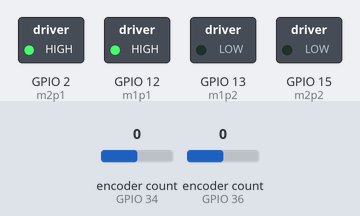
Simulated run of this sketch. Board: ESP32. Parts: switched loads named in the sketch (green lamp = pin HIGH). Inputs (shaded band) come from the test bench; at power-on: encoder count (sensors on GPIO 34, GPIO 36) 0. Nothing arrives over Bluetooth unless stated; what the sketch prints to the serial monitor is not drawn.

Above: at 0.1 s.
Timing chart, 0 to 1.6 s (numbered marks = the images above):
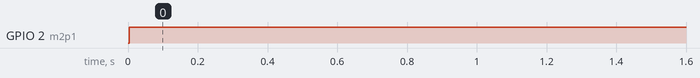

Measured:
- by itself, GPIO 2 (m2p1): LOW → HIGH at 0.00 s

The sketch:

Arduino_20_-_balance_car_v1.ino
```cpp
#include <Arduino.h>
/*
// TODO: Test
*/
#include "BluetoothSerial.h"
#include <ESP32Encoder.h>
#include <Ticker.h>

//PID constants
double kp = 0.1;
double ki = 0;
double kd = 0;

unsigned long currentTime, previousTime;
double elapsedTime;
double error;
double lastError;
double input, output, setPoint;
double cumError, rateError;

const int m1p1 = 12, m1p2 = 13, m1rx1 = 36, m1rx2 = 39, m2p1 = 2, m2p2 = 15, m2rx1 = 34, m2rx2 = 35;
int motorspeed = 0;

ESP32Encoder encoder;
ESP32Encoder encoder2;
float encoder1val, encoder2val;
Ticker encoderUpdater;

String device_name = "ESP32BT";

#if !defined(CONFIG_BT_ENABLED) || !defined(CONFIG_BLUEDROID_ENABLED)
#error Bluetooth is not enabled! Please run `make menuconfig` to and enable it
#endif

#if !defined(CONFIG_BT_SPP_ENABLED)
#error Serial Bluetooth not available or not enabled. It is only available for the ESP32 chip.
#endif

BluetoothSerial SerialBT;

void setup() {
  // put your setup code here, to run once:

  //Encoder part starts here

  // Enable the weak pull down resistors

  //ESP32Encoder::useInternalWeakPullResistors=DOWN;
  // Enable the weak pull up resistors
  ESP32Encoder::useInternalWeakPullResistors = puType::up;

  // use pin 19 and 18 for the first encoder
  encoder.attachHalfQuad(36, 39);
  // use pin 17 and 16 for the second encoder
  encoder2.attachHalfQuad(34, 35);

  // set starting count value after attaching
  encoder.setCount(0);

  // clear the encoder's raw count and set the tracked count to zero
  encoder2.clearCount();
  Serial.println("Encoder Start = " + String((int32_t)encoder.getCount()));

  //Encoder part end here

  //Initialize encoder updater
  encoderUpdater.attach_ms(100, updateEncoder);

  //Bluetooth setup begins here
  SerialBT.begin(device_name); //Bluetooth device name
  Serial.printf("The device with name \"%s\" is started.\nNow you can pair it with Bluetooth!\n", device_name.c_str());
  //   Bluetooth setup ends here
  pinMode(m1p1, OUTPUT);
  pinMode(m1p2, OUTPUT);
  pinMode(m2p1, OUTPUT);
  pinMode(m2p2, OUTPUT);
  pinMode(m1rx1, INPUT);
  pinMode(m1rx2, INPUT);
  Serial.begin(115200);

  // analogWrite(m1p1,255);
  // analogWrite(m1p2,0);


}

void loop() {
  // put your main code here, to run repeatedly:
  // String data = "";
  //  if (Serial.available()) {
  //   SerialBT.write(Serial.read());
  // }
  // if (SerialBT.available()) {
  //    while (SerialBT.available())
  //    {
  //      data += char(SerialBT.read()); // a+=1   a=a+1
  //      delay(2);   //等待缓存数据
  //    }
  //   Serial.println(data);
  // }
  // delay(20);
  // input = encoder1val;
  // setPoint = -1555;
  // output = computePID(input);
  // delay(100);
  //     analogWrite(m2p1, 255);
  // analogWrite(m2p2, 0);
  // if (output > 0){
  //   analogWrite(m1p1, output); //2
  //   analogWrite(m1p2, 0); //15
  // }
  // else if (output < 0){
  //   analogWrite(m1p1, 0);
  //   analogWrite(m1p2,abs(output));
  // }
  // else{
  //   analogWrite(m1p1, 0);
  //   analogWrite(m1p2, 0);
  // }
  analogWrite(m1p1, 255);
  analogWrite(m2p1, 255);

  // analogWrite(m1p1, 255);
  // analogWrite(m1p2, 0);
  // analogWrite(m2p1, 0);
  // analogWrite(m2p2, 0);
  Serial.println("Encoder 1 val: " + String(encoder1val) + " Encoder 2 val: " + String(encoder2val) + " Output: " + output);
  delay(5);
}

void updateEncoder () {
  encoder1val = encoder.getCount();
  encoder2val = encoder2.getCount();

  encoder.setCount(0);
  encoder2.setCount(0);
//  PID 控制要在中断里！

}

double computePID(double inp){
        currentTime = millis();                //get current time
        elapsedTime = (double)(currentTime - previousTime);        //compute time elapsed from previous computation

        error = setPoint - inp;                                // determine error
        cumError += error * elapsedTime;                // compute integral
        rateError = (error - lastError)/elapsedTime;   // compute derivative

        double out = kp*error + ki*cumError + kd*rateError;                //PID output

        lastError = error;                                //remember current error
        previousTime = currentTime;                        //remember current time

        return out;                                        //have function return the PID output
}
```
